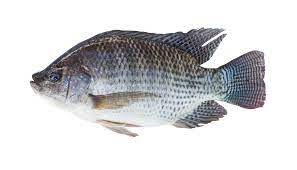
#> input picture Image/Tilapia.jpg, 297 x 170 px, found by its file name
$ python SIFT2.py
#> lines starting #> are read from the running program, lines starting #| are printed output that depends on the picture
import cv2 as cv
MAX_FEATURES = 5500
GOOD_MATCH_PERCENT = 0.03

def find_matches(im1, im2, detector_type: str, descriptor_type: str):
#> called with im1 = 'Image\\Tilapia.jpg', im2 = 'Image\\Tilapia2.jpeg', detector_type = 'sift', descriptor_type = 'sift'
    img1=cv.imread(im1)
#> img1 is the input picture: shape (170, 297, 3); mean B, G, R 212.9, 211.3, 211.2
    img2=cv.imread(im2)
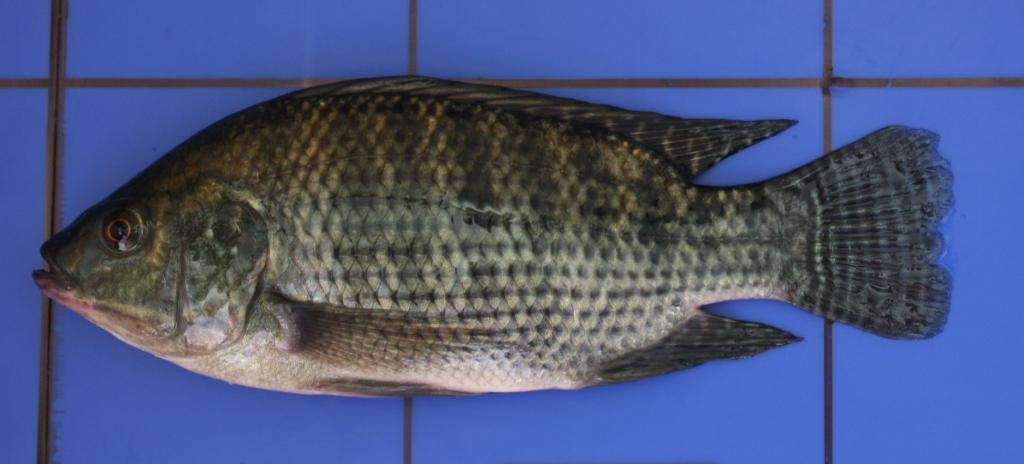
#> input picture Image/Tilapia2.jpeg, 1024 x 464 px, found by its file name
#> img2 is the input picture: shape (464, 1024, 3); mean B, G, R 129.9, 88, 76.2

    # Convert images to grayscale
    im1Gray = cv.cvtColor(img1, cv.COLOR_BGR2GRAY)
    im2Gray = cv.cvtColor(img2, cv.COLOR_BGR2GRAY)
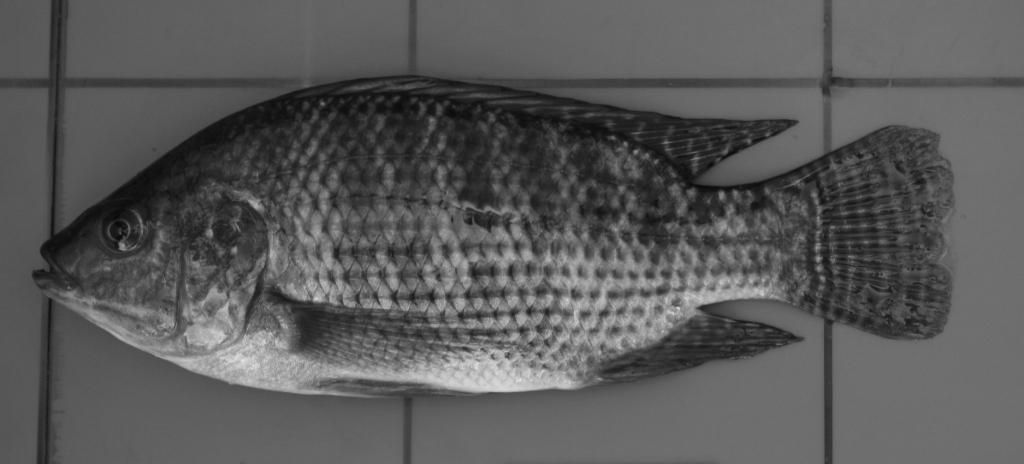
#> im2Gray: shape (464, 1024); min 7, max 230, mean 89.2

    # init detector
    if detector_type == 'sift':
            detector = cv.SIFT_create(MAX_FEATURES)
    elif detector_type == 'fast':
            detector = cv.FastFeatureDetector_create()
    # ... ORB etc.
    # init descriptor
    if descriptor_type == 'sift':
            descriptor = cv.SIFT_create(MAX_FEATURES)

    keypoints1 = detector.detect(im1Gray, None)
#> keypoints1 = 244 keypoints; strongest (x, y, size): (246, 82, 31), (38, 79, 10.2), (204, 65, 3.3), (204, 44, 2.1)
    keypoints2 = detector.detect(im2Gray, None)
#> keypoints2 = 2174 keypoints; strongest (x, y, size): (256, 204, 6.9), (122, 246, 5.1), (818, 258, 4.1), (530, 311, 5.9)

    # find descriptors with descriptor SIFT
    keypoints1, descriptors1 = descriptor.compute(im1Gray, keypoints1)
    keypoints2, descriptors2 = descriptor.compute(im2Gray, keypoints2)

    # BFMatcher object
    matcher = cv.BFMatcher(cv.NORM_L1, crossCheck=True)
    matches = list(matcher.match(descriptors1, descriptors2))
#> matches = 149 matches

    # Sort matches by score
    matches.sort(key=lambda x: x.distance, reverse=False)
    # Remove not so good matches
    numGoodMatches = int(len(matches) * GOOD_MATCH_PERCENT)
#> numGoodMatches = 4
    matches = matches[:numGoodMatches]
#> matches = 4 matches

    # Draw top matches
#> (the run stopped early here; a loop or call above may not have finished)
